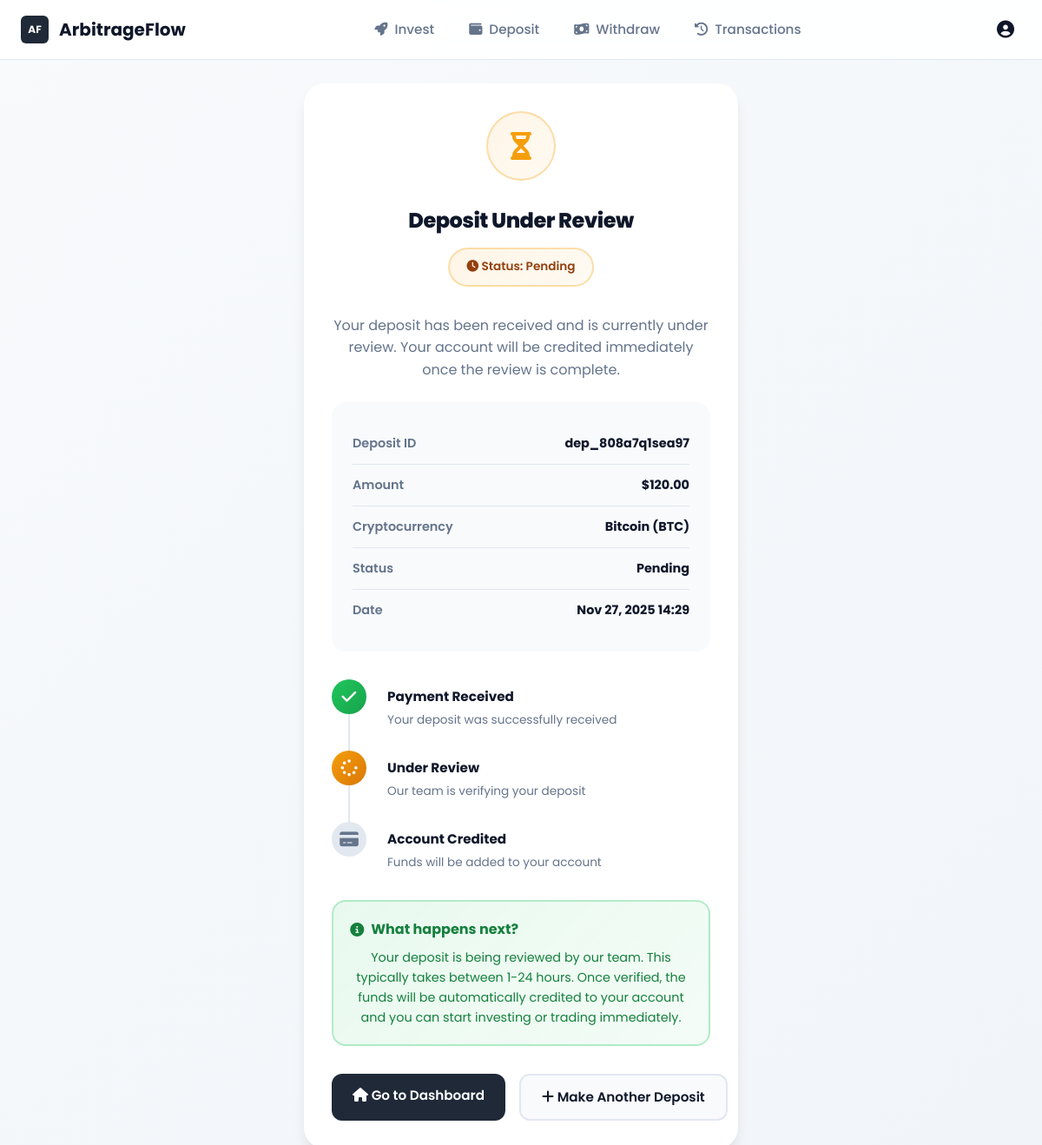
Screenshot of /deposit/pending/dep_808a7q1sea97/ (signed in) with the database file from the repository.
### core/models.py (models this page shows, shortened)
class Deposit(models.Model):
    deposit_id = ShortUUIDField(
        primary_key=True,
        unique=True,
        length=12,
        max_length=45,
        prefix="dep_",
        alphabet='abcdesqp1234567890'
    )
    user = models.ForeignKey(
        User,
        on_delete=models.CASCADE,
        related_name='deposits'
    )
    amount = models.DecimalField(
        max_digits=10,
        decimal_places=2,
        help_text="Deposit amount in USD"
    )
    status = models.CharField(
        max_length=10,
        choices=DEPOSIT_STATUS,
        default='PENDING'
    )
    crypto = models.ForeignKey(
        Cryptocurrency,
        on_delete= models.CASCADE,
        null=True,
        blank=True,
        related_name='deposits',
        help_text='Selected cryptocurrency for this deposit'
    )
    pay_amount = models.DecimalField(
        max_digits=20,
        decimal_places=8,
        help_text="Amount in cryptocurrency to pay",
        null=True, blank=True
    )
    created_at = models.DateTimeField(default=timezone.now)

class Cryptocurrency(models.Model):
    name = models.CharField(max_length=100, help_text="Display name, e.g. 'Bitcoin'")
    symbol = models.CharField(max_length=10, null=True, blank=True, help_text="Symbol like BTC")
    deposit_address = models.CharField(max_length=255, null=True, blank=True, help_text="Default deposit address for this crypto")
    class Meta:
        verbose_name = 'Cryptocurrency'
        verbose_name_plural = 'Cryptocurrencies'

### core/views.py (the view)
# urls.py: path('deposit/pending/<str:deposit_id>/', views.deposit_pending, name='deposit_pending'),
@login_required
def deposit_pending(request, deposit_id):
    try:
        deposit = Deposit.objects.get(deposit_id=deposit_id, user=request.user)
        return render(request, 'core/deposit_pending.html', {
            'deposit': deposit
        })
    except Deposit.DoesNotExist:
        messages.error(request, 'Deposit not found')
        return redirect('core:deposit')

### core/context_processors.py (called while the page is built, shortened)
def complete_expired_investments(request):
    if not request.user.is_authenticated:
        return {}
    try:
        from core.models import Investment
        from account.models import Profile
        now = timezone.now()
        expired_investments = Investment.objects.filter(
            user=request.user,
            is_active=True,
            end_date__lte=now
        )
    except Exception as e:
        logger.error(f"Error in complete_expired_investments context processor: {e}", exc_info=True)
    return {}

### templates/core/deposit_pending.html (shortened to what this page needs)
{% extends "base.html" %}
{% load static %}
{% load i18n %}
{% block content %}
<div class="pending-container">
    <div class="pending-card">
        <div class="pending-icon">
            <i class="fas fa-hourglass-half"></i>
        </div>
        <h1 class="pending-title">{% trans "Deposit Under Review" %}</h1>
        <div class="pending-status">
            <i class="fas fa-clock"></i> {% trans "Status: Pending" %}
        </div>
        <p class="pending-message">
            {% trans "Your deposit has been received and is currently under review. Your account will be credited immediately once the review is complete." %}
        </p>
        <div class="pending-details">
            <div class="detail-row">
                <span class="detail-label">{% trans "Deposit ID" %}</span>
                <span class="detail-value">{{ deposit.deposit_id }}</span>
            </div>
            <div class="detail-row">
                <span class="detail-label">{% trans "Amount" %}</span>
                <span class="detail-value">${{ deposit.amount }}</span>
            </div>
            <div class="detail-row">
                <span class="detail-label">{% trans "Cryptocurrency" %}</span>
                <span class="detail-value">{{ deposit.crypto.name }} ({{ deposit.crypto.symbol }})</span>
            </div>
            <div class="detail-row">
                <span class="detail-label">{% trans "Status" %}</span>
                <span class="detail-value">{{ deposit.get_status_display }}</span>
            </div>
            <div class="detail-row">
                <span class="detail-label">{% trans "Date" %}</span>
                <span class="detail-value">{{ deposit.created_at|date:"M d, Y H:i" }}</span>
            </div>
        </div>
        <div class="timeline">
            <div class="timeline-item">
                <div class="timeline-icon active">
                    <i class="fas fa-check"></i>
                </div>
                <div class="timeline-content">
                    <div class="timeline-title">{% trans "Payment Received" %}</div>
                    <div class="timeline-text">{% trans "Your deposit was successfully received" %}</div>
                </div>
            </div>
            <div class="timeline-item">
                <div class="timeline-icon pending">
                    <i class="fas fa-spinner"></i>
                </div>
                <div class="timeline-content">
                    <div class="timeline-title">{% trans "Under Review" %}</div>
                    <div class="timeline-text">{% trans "Our team is verifying your deposit" %}</div>
                </div>
            </div>
            <div class="timeline-item">
                <div class="timeline-icon inactive">
                    <i class="fas fa-credit-card"></i>
                </div>
                <div class="timeline-content">
                    <div class="timeline-title">{% trans "Account Credited" %}</div>
                    <div class="timeline-text">{% trans "Funds will be added to your account" %}</div>
                </div>
            </div>
        </div>
        <div class="info-box">
            <div class="info-box-title">
                <i class="fas fa-info-circle"></i>
                {% trans "What happens next?" %}
            </div>
            <div class="info-box-text">
                {% trans "Your deposit is being reviewed by our team. This typically takes between 1-24 hours. Once verified, the funds will be automatically credited to your account and you can start investing or trading immediately." %}
            </div>
        </div>
        <div class="action-buttons">
            <a href="{% url 'account:dashboard' %}" class="btn btn-primary">
                <i class="fas fa-home"></i> {% trans "Go to Dashboard" %}
            </a>
            <a href="{% url 'core:deposit' %}" class="btn btn-secondary">
                <i class="fas fa-plus"></i> {% trans "Make Another Deposit" %}
            </a>
        </div>
    </div>
</div>
{% endblock %}

### static/css/site.css (style rules this page uses)
:root { --primary-color: #1f2937; --secondary-color: #06b6d4; --accent-color: #0891b2; --bg-light: #f8fafc; --bg-white: #ffffff; --text-dark: #0f172a; --text-gray: #64748b; --text-light: #94a3b8; --border-color: #e2e8f0; --shadow-sm: 0 1px 2px 0 rgba(0, 0, 0, 0.05); --shadow-md: 0 4px 6px -1px rgba(0, 0, 0, 0.1); --shadow-lg: 0 10px 15px -3px rgba(0, 0, 0, 0.1); --shadow-xl: 0 20px 25px -5px rgba(0, 0, 0, 0.1); --transition: all 0.3s cubic-bezier(0.4, 0, 0.2, 1); }
* { margin: 0; padding: 0; box-sizing: border-box; }
html { scroll-behavior: smooth; }
body { font-family: 'Poppins', -apple-system, BlinkMacSystemFont, 'Segoe UI', sans-serif; color: var(--text-dark); background-color: var(--bg-white); line-height: 1.6; font-size: 16px; }
h1, h2, h3, h4, h5, h6 { font-weight: 600; line-height: 1.2; margin-bottom: 1rem; }
h1 { font-size: clamp(2.5rem, 5vw, 4rem); font-weight: 700; }
p { color: var(--text-gray); margin-bottom: 1rem; }
a { color: var(--secondary-color); text-decoration: none; transition: var(--transition); }
.btn { display: inline-flex; align-items: center; gap: 0.5rem; padding: 0.75rem 1.5rem; font-size: 0.95rem; font-weight: 600; border-radius: 0.375rem; border: 2px solid transparent; cursor: pointer; transition: var(--transition); white-space: nowrap; }
.btn-primary { background-color: var(--primary-color); color: var(--bg-white); border-color: var(--primary-color); }
.btn i { font-size: 1rem; }

### rows the page displays
Deposit: deposit_id "dep_808a7q1sea97", amount "120.00", crypto.name "Bitcoin", crypto.symbol "BTC", status "Pending", created_at "Nov 27, 2025 14:29"

### other values shown
{{ site_name|default:'ArbitrageFlow' }} "ArbitrageFlow"
